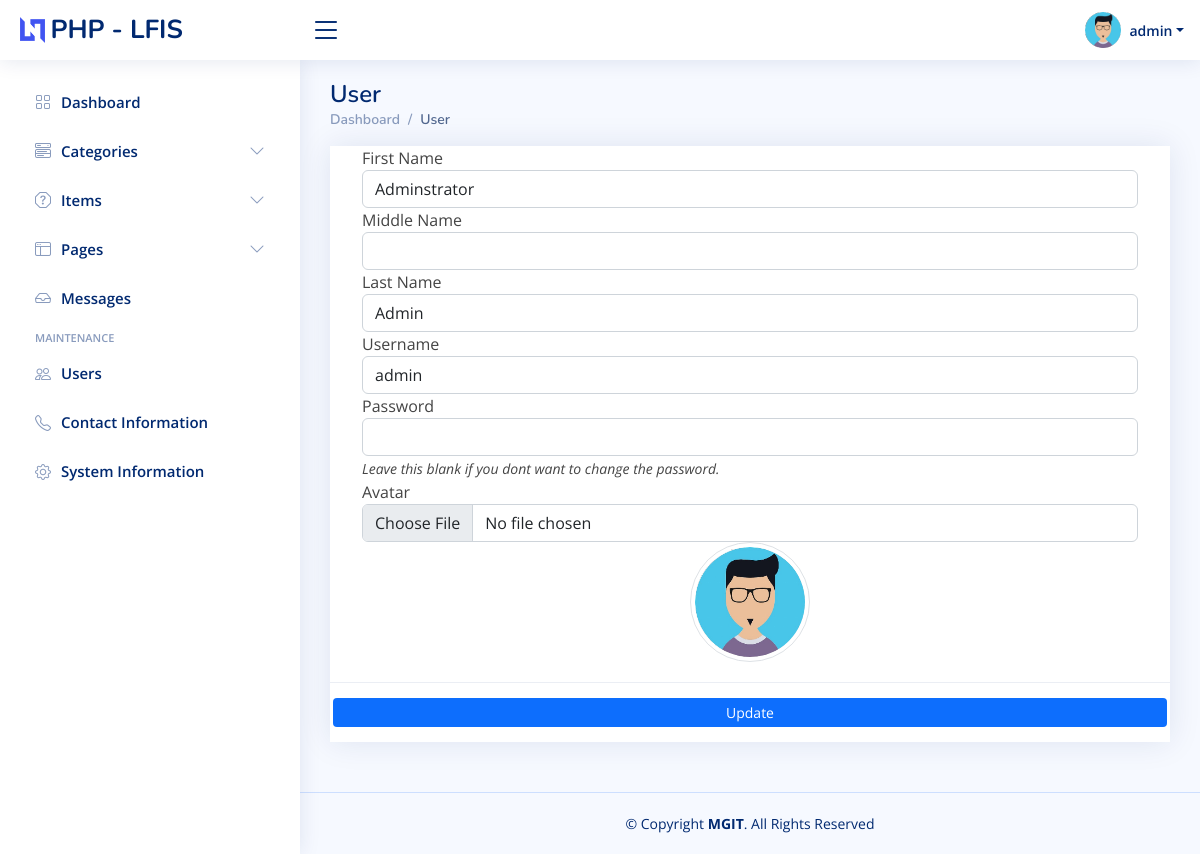
Page /admin?page=user (signed in) on the committed database.
### tables this page shows
CREATE TABLE `users` (
  `id` int(50) NOT NULL,
  `firstname` varchar(250) NOT NULL,
  `middlename` text DEFAULT NULL,
  `lastname` varchar(250) NOT NULL,
  `username` text NOT NULL,
  `password` text NOT NULL,
  `avatar` text DEFAULT NULL,
  `last_login` datetime DEFAULT NULL,
  `type` tinyint(1) NOT NULL DEFAULT 0,
  `date_added` datetime NOT NULL DEFAULT current_timestamp(),
  `date_updated` datetime DEFAULT current_timestamp() ON UPDATE current_timestamp()
);

### classes/DBConnection.php (called while the page is built, shortened)
<?php
class DBConnection{
    private $host = DB_SERVER;
    private $username = DB_USERNAME;
    private $password = DB_PASSWORD;
    private $database = DB_NAME;
    public $conn;
    public function __construct(){
        if (!isset($this->conn)) {
            $this->conn = new mysqli($this->host, $this->username, $this->password, $this->database);
        }
    }
}
?>

### classes/SystemSettings.php (called while the page is built, shortened)
<?php
class SystemSettings extends DBConnection{
	function userdata($field = ''){
		if(!empty($field)){
			if(isset($_SESSION['userdata'][$field]))
				return $_SESSION['userdata'][$field];
			else
				return null;
		}else{
			return false;
		}
	}
}
$_settings = new SystemSettings();
?>

### config.php (called while the page is built, shortened)
<?php
require_once('classes/DBConnection.php');
require_once('classes/SystemSettings.php');
function validate_image($file){
    global $_settings;
	if(!empty($file)){
        $ex = explode("?",$file);
        $file = $ex[0];
        $ts = isset($ex[1]) ? "?".$ex[1] : '';
		if(is_file(base_app.$file)){
			return base_url.$file.$ts;
		}else{
			return base_url.($_settings->info('logo'));
		}
	}else{
		return base_url.($_settings->info('logo'));
	}
}
?>

### admin/user/index.php (the view, shortened to what this page needs)
<?php
$user = $conn->query("SELECT * FROM users where id ='".$_settings->userdata('id')."'");
foreach($user->fetch_array() as $k =>$v){
	$meta[$k] = $v;
}
?>
<section class="section">
	<div class="card card-outline rounded-0 card-navy">
		<div class="card-body">
			<div class="container-fluid">
				<form action="" id="manage-user">
					<div class="form-group">
						<label for="name">First Name</label>
						<input type="text" name="firstname" id="firstname" class="form-control" value="<?php echo isset($meta['firstname']) ? $meta['firstname']: '' ?>" required>
					</div>
					<div class="form-group">
						<label for="name">Middle Name</label>
						<input type="text" name="middlename" id="middlename" class="form-control" value="<?php echo isset($meta['middlename']) ? $meta['middlename']: '' ?>">
					</div>
					<div class="form-group">
						<label for="name">Last Name</label>
						<input type="text" name="lastname" id="lastname" class="form-control" value="<?php echo isset($meta['lastname']) ? $meta['lastname']: '' ?>" required>
					</div>
					<div class="form-group">
						<label for="username">Username</label>
						<input type="text" name="username" id="username" class="form-control" value="<?php echo isset($meta['username']) ? $meta['username']: '' ?>" required  autocomplete="off">
					</div>
					<div class="form-group">
						<label for="password">Password</label>
						<input type="password" name="password" id="password" class="form-control" value="" autocomplete="off">
						<small><i>Leave this blank if you dont want to change the password.</i></small>
					</div>
					<div class="form-group">
						<label for="" class="control-label">Avatar</label>
						<div class="custom-file">
						<input type="file" class="form-control" id="customFile" name="img" onchange="displayImg(this,$(this))" accept="image/png, image/jpeg">
						</div>
					</div>
					<div class="form-group d-flex justify-content-center">
						<img src="<?php echo validate_image(isset($meta['avatar']) ? $meta['avatar'] :'') ?>" alt="" id="cimg" class="img-fluid img-thumbnail">
					</div>
				</form>
			</div>
		</div>
		<div class="card-footer">
				<div class="col-md-12">
					<div class="row">
						<button class="btn btn-sm btn-primary bg-gradient-teal border-0" form="manage-user">Update</button>
					</div>
				</div>
			</div>
	</div>
</section>

### assets/css/style.css (style rules this page uses)
:root { scroll-behavior: smooth; }
body { font-family: "Open Sans", sans-serif; background: #f6f9ff; color: #444444; }
.card { margin-bottom: 30px; border: none; border-radius: 5px; box-shadow: 0px 0 30px rgba(1, 41, 112, 0.1); }
.card-header, .card-footer { border-color: #ebeef4; background-color: #fff; color: #798eb3; padding: 15px; }
.card-body { padding: 0 20px 20px 20px; }

### admin/user/index.php (style rules this page uses)
img#cimg { height: 15vh; width: 15vh; object-fit: cover; border-radius: 100% 100%; }

### rows in the picture
users: firstname "Adminstrator", lastname "Admin", username "admin", avatar (picture)

### other values in the picture
$_settings->info('short_name') "PHP - LFIS"
$_settings->userdata('username') "admin"
str_replace(['_', '/'], ' ', ($pageSplit[1] ?? $page)) "User"
